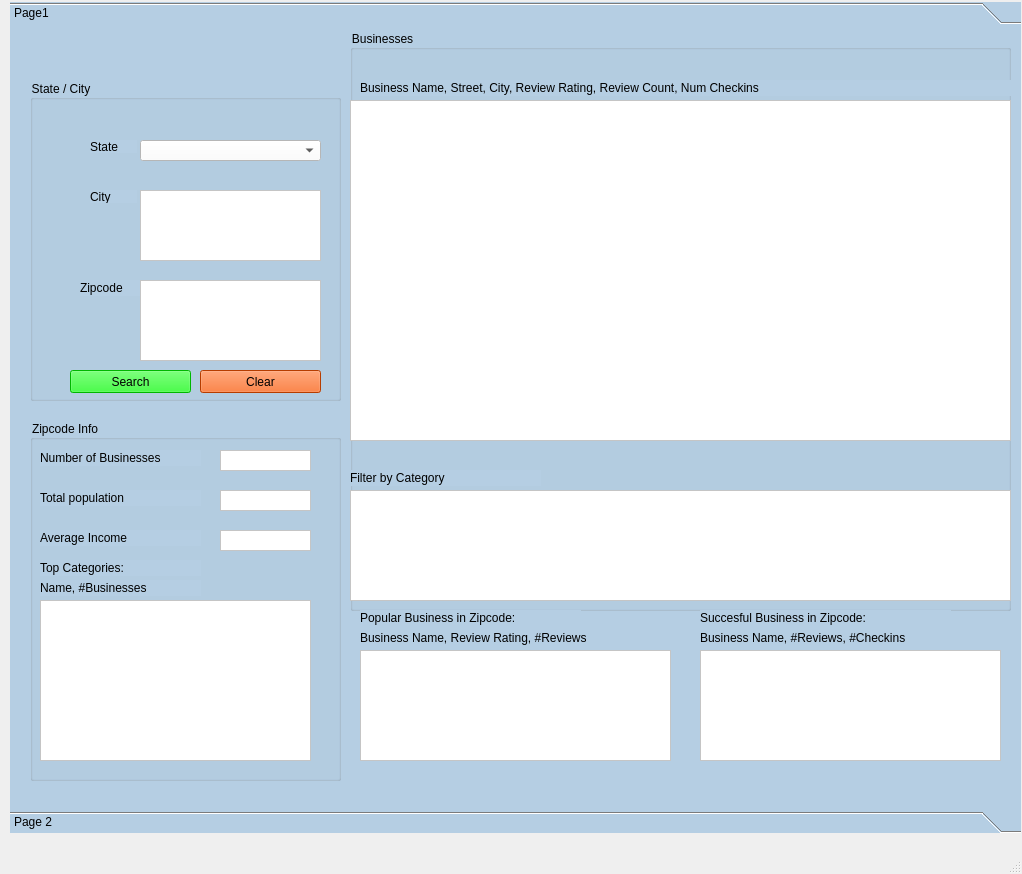
<?xml version="1.0" encoding="UTF-8"?>
<ui version="4.0">
 <class>MainWindow</class>
 <widget class="QMainWindow" name="MainWindow">
  <property name="geometry">
   <rect>
    <x>0</x>
    <y>0</y>
    <width>1022</width>
    <height>874</height>
   </rect>
  </property>
  <property name="windowTitle">
   <string>MainWindow</string>
  </property>
  <widget class="QWidget" name="centralwidget">
   <widget class="QToolBox" name="toolBox">
    <property name="geometry">
     <rect>
      <x>10</x>
      <y>2</y>
      <width>1011</width>
      <height>831</height>
     </rect>
    </property>
    <property name="styleSheet">
     <string notr="true">font: 12pt &quot;Lucida Sans&quot;;
border-color: rgb(0, 0, 0);
background-color: rgb(181, 206, 227);</string>
    </property>
    <property name="currentIndex">
     <number>0</number>
    </property>
    <widget class="QWidget" name="page1">
     <property name="geometry">
      <rect>
       <x>0</x>
       <y>0</y>
       <width>1011</width>
       <height>767</height>
      </rect>
     </property>
     <attribute name="label">
      <string>Page1</string>
     </attribute>
     <widget class="QGroupBox" name="StateCityGroup">
      <property name="geometry">
       <rect>
        <x>20</x>
        <y>50</y>
        <width>311</width>
        <height>321</height>
       </rect>
      </property>
      <property name="styleSheet">
       <string notr="true">background-color: rgb(181, 206, 227);
font:11pt &quot;Lucida Sans&quot;;</string>
      </property>
      <property name="title">
       <string>State / City</string>
      </property>
      <widget class="QComboBox" name="stateList">
       <property name="geometry">
        <rect>
         <x>110</x>
         <y>60</y>
         <width>181</width>
         <height>21</height>
        </rect>
       </property>
       <property name="styleSheet">
        <string notr="true">background-color: rgb(255, 255, 255);
font: 10pt &quot;Lucida Sans&quot;;</string>
       </property>
      </widget>
      <widget class="QLabel" name="label_3">
       <property name="geometry">
        <rect>
         <x>60</x>
         <y>60</y>
         <width>47</width>
         <height>13</height>
        </rect>
       </property>
       <property name="text">
        <string>State</string>
       </property>
      </widget>
      <widget class="QLabel" name="label_4">
       <property name="geometry">
        <rect>
         <x>60</x>
         <y>110</y>
         <width>47</width>
         <height>13</height>
        </rect>
       </property>
       <property name="text">
        <string>City</string>
       </property>
      </widget>
      <widget class="QListWidget" name="cityList">
       <property name="geometry">
        <rect>
         <x>110</x>
         <y>110</y>
         <width>181</width>
         <height>71</height>
        </rect>
       </property>
       <property name="styleSheet">
        <string notr="true">background-color: rgb(255, 255, 255);
font: 10pt &quot;Lucida Sans&quot;;</string>
       </property>
      </widget>
      <widget class="QLabel" name="label_5">
       <property name="geometry">
        <rect>
         <x>50</x>
         <y>200</y>
         <width>71</width>
         <height>16</height>
        </rect>
       </property>
       <property name="text">
        <string>Zipcode</string>
       </property>
      </widget>
      <widget class="QListWidget" name="zipList">
       <property name="geometry">
        <rect>
         <x>110</x>
         <y>200</y>
         <width>181</width>
         <height>81</height>
        </rect>
       </property>
       <property name="styleSheet">
        <string notr="true">background-color: rgb(255, 255, 255);
font: 10pt &quot;Lucida Sans&quot;;</string>
       </property>
      </widget>
      <widget class="QPushButton" name="searchButton">
       <property name="geometry">
        <rect>
         <x>40</x>
         <y>290</y>
         <width>121</width>
         <height>23</height>
        </rect>
       </property>
       <property name="styleSheet">
        <string notr="true">
background-color: rgb(0, 255, 0);</string>
       </property>
       <property name="text">
        <string>Search</string>
       </property>
      </widget>
      <widget class="QPushButton" name="clearButton">
       <property name="geometry">
        <rect>
         <x>170</x>
         <y>290</y>
         <width>121</width>
         <height>23</height>
        </rect>
       </property>
       <property name="styleSheet">
        <string notr="true">
background-color: rgb(255, 85, 0);</string>
       </property>
       <property name="text">
        <string>Clear</string>
       </property>
      </widget>
     </widget>
     <widget class="QGroupBox" name="BusinessGroup">
      <property name="geometry">
       <rect>
        <x>340</x>
        <y>0</y>
        <width>661</width>
        <height>581</height>
       </rect>
      </property>
      <property name="styleSheet">
       <string notr="true">background-color: rgb(181, 206, 227);
font:11pt &quot;Lucida Sans&quot;;</string>
      </property>
      <property name="title">
       <string>Businesses</string>
      </property>
      <widget class="QTableWidget" name="businessTable">
       <property name="geometry">
        <rect>
         <x>0</x>
         <y>70</y>
         <width>661</width>
         <height>341</height>
        </rect>
       </property>
       <property name="styleSheet">
        <string notr="true">background-color: rgb(255, 255, 255);
font: 10pt &quot;Lucida Sans&quot;;</string>
       </property>
       <attribute name="horizontalHeaderVisible">
        <bool>false</bool>
       </attribute>
       <attribute name="horizontalHeaderStretchLastSection">
        <bool>true</bool>
       </attribute>
       <attribute name="verticalHeaderVisible">
        <bool>false</bool>
       </attribute>
      </widget>
      <widget class="QListWidget" name="categoryList">
       <property name="geometry">
        <rect>
         <x>0</x>
         <y>460</y>
         <width>661</width>
         <height>111</height>
        </rect>
       </property>
       <property name="styleSheet">
        <string notr="true">background-color: rgb(255, 255, 255);
font: 10pt &quot;Lucida Sans&quot;;</string>
       </property>
      </widget>
      <widget class="QLabel" name="label_6">
       <property name="geometry">
        <rect>
         <x>0</x>
         <y>440</y>
         <width>191</width>
         <height>16</height>
        </rect>
       </property>
       <property name="text">
        <string>Filter by Category</string>
       </property>
      </widget>
      <widget class="QLabel" name="label_13">
       <property name="geometry">
        <rect>
         <x>10</x>
         <y>50</y>
         <width>651</width>
         <height>16</height>
        </rect>
       </property>
       <property name="text">
        <string>Business Name, Street, City, Review Rating, Review Count, Num Checkins</string>
       </property>
      </widget>
     </widget>
     <widget class="QTableWidget" name="popularBusinessTable">
      <property name="geometry">
       <rect>
        <x>350</x>
        <y>620</y>
        <width>311</width>
        <height>111</height>
       </rect>
      </property>
      <property name="styleSheet">
       <string notr="true">background-color: rgb(255, 255, 255);
font: 10pt &quot;Lucida Sans&quot;;</string>
      </property>
      <attribute name="horizontalHeaderVisible">
       <bool>false</bool>
      </attribute>
      <attribute name="horizontalHeaderStretchLastSection">
       <bool>true</bool>
      </attribute>
      <attribute name="verticalHeaderVisible">
       <bool>false</bool>
      </attribute>
     </widget>
     <widget class="QTableWidget" name="succesfulBusinessTable">
      <property name="geometry">
       <rect>
        <x>690</x>
        <y>620</y>
        <width>301</width>
        <height>111</height>
       </rect>
      </property>
      <property name="styleSheet">
       <string notr="true">background-color: rgb(255, 255, 255);
font: 10pt &quot;Lucida Sans&quot;;</string>
      </property>
      <attribute name="horizontalHeaderVisible">
       <bool>false</bool>
      </attribute>
      <attribute name="horizontalHeaderStretchLastSection">
       <bool>true</bool>
      </attribute>
      <attribute name="verticalHeaderVisible">
       <bool>false</bool>
      </attribute>
     </widget>
     <widget class="QLabel" name="label_7">
      <property name="geometry">
       <rect>
        <x>350</x>
        <y>580</y>
        <width>221</width>
        <height>16</height>
       </rect>
      </property>
      <property name="text">
       <string>Popular Business in Zipcode:</string>
      </property>
     </widget>
     <widget class="QLabel" name="label_8">
      <property name="geometry">
       <rect>
        <x>690</x>
        <y>580</y>
        <width>251</width>
        <height>16</height>
       </rect>
      </property>
      <property name="text">
       <string>Succesful Business in Zipcode:</string>
      </property>
     </widget>
     <widget class="QGroupBox" name="StateCityGroup_2">
      <property name="geometry">
       <rect>
        <x>20</x>
        <y>390</y>
        <width>311</width>
        <height>361</height>
       </rect>
      </property>
      <property name="styleSheet">
       <string notr="true">background-color: rgb(181, 206, 227);
font:11pt &quot;Lucida Sans&quot;;</string>
      </property>
      <property name="title">
       <string>Zipcode Info</string>
      </property>
      <widget class="QListWidget" name="numBusinessDisplay">
       <property name="geometry">
        <rect>
         <x>190</x>
         <y>30</y>
         <width>91</width>
         <height>21</height>
        </rect>
       </property>
       <property name="styleSheet">
        <string notr="true">background-color: rgb(255, 255, 255);
font: 10pt &quot;Lucida Sans&quot;;</string>
       </property>
      </widget>
      <widget class="QLabel" name="label_9">
       <property name="geometry">
        <rect>
         <x>10</x>
         <y>30</y>
         <width>161</width>
         <height>16</height>
        </rect>
       </property>
       <property name="text">
        <string>Number of Businesses</string>
       </property>
      </widget>
      <widget class="QLabel" name="label_10">
       <property name="geometry">
        <rect>
         <x>10</x>
         <y>70</y>
         <width>161</width>
         <height>16</height>
        </rect>
       </property>
       <property name="text">
        <string>Total population</string>
       </property>
      </widget>
      <widget class="QListWidget" name="totalPopulationDisplay">
       <property name="geometry">
        <rect>
         <x>190</x>
         <y>70</y>
         <width>91</width>
         <height>21</height>
        </rect>
       </property>
       <property name="styleSheet">
        <string notr="true">background-color: rgb(255, 255, 255);
font: 10pt &quot;Lucida Sans&quot;;</string>
       </property>
      </widget>
      <widget class="QLabel" name="label_11">
       <property name="geometry">
        <rect>
         <x>10</x>
         <y>110</y>
         <width>161</width>
         <height>16</height>
        </rect>
       </property>
       <property name="text">
        <string>Average Income</string>
       </property>
      </widget>
      <widget class="QListWidget" name="averageIncomeDisplay">
       <property name="geometry">
        <rect>
         <x>190</x>
         <y>110</y>
         <width>91</width>
         <height>21</height>
        </rect>
       </property>
       <property name="styleSheet">
        <string notr="true">background-color: rgb(255, 255, 255);
font: 10pt &quot;Lucida Sans&quot;;</string>
       </property>
      </widget>
      <widget class="QTableWidget" name="topCatTable">
       <property name="geometry">
        <rect>
         <x>10</x>
         <y>180</y>
         <width>271</width>
         <height>161</height>
        </rect>
       </property>
       <property name="styleSheet">
        <string notr="true">background-color: rgb(255, 255, 255);
font: 10pt &quot;Lucida Sans&quot;;</string>
       </property>
       <attribute name="horizontalHeaderVisible">
        <bool>false</bool>
       </attribute>
       <attribute name="horizontalHeaderStretchLastSection">
        <bool>true</bool>
       </attribute>
       <attribute name="verticalHeaderVisible">
        <bool>false</bool>
       </attribute>
      </widget>
      <widget class="QLabel" name="label_12">
       <property name="geometry">
        <rect>
         <x>10</x>
         <y>140</y>
         <width>161</width>
         <height>16</height>
        </rect>
       </property>
       <property name="text">
        <string>Top Categories:</string>
       </property>
      </widget>
      <widget class="QLabel" name="label_16">
       <property name="geometry">
        <rect>
         <x>10</x>
         <y>160</y>
         <width>161</width>
         <height>16</height>
        </rect>
       </property>
       <property name="text">
        <string>Name, #Businesses</string>
       </property>
      </widget>
     </widget>
     <widget class="QLabel" name="label_14">
      <property name="geometry">
       <rect>
        <x>350</x>
        <y>600</y>
        <width>341</width>
        <height>16</height>
       </rect>
      </property>
      <property name="text">
       <string>Business Name, Review Rating, #Reviews</string>
      </property>
     </widget>
     <widget class="QLabel" name="label_15">
      <property name="geometry">
       <rect>
        <x>690</x>
        <y>600</y>
        <width>341</width>
        <height>16</height>
       </rect>
      </property>
      <property name="text">
       <string>Business Name, #Reviews, #Checkins</string>
      </property>
     </widget>
    </widget>
    <widget class="QWidget" name="page2">
     <property name="geometry">
      <rect>
       <x>0</x>
       <y>0</y>
       <width>1011</width>
       <height>767</height>
      </rect>
     </property>
     <attribute name="label">
      <string>Page 2</string>
     </attribute>
    </widget>
   </widget>
  </widget>
  <widget class="QMenuBar" name="menubar">
   <property name="geometry">
    <rect>
     <x>0</x>
     <y>0</y>
     <width>1022</width>
     <height>21</height>
    </rect>
   </property>
  </widget>
  <widget class="QStatusBar" name="statusbar"/>
 </widget>
 <resources/>
 <connections/>
</ui>
